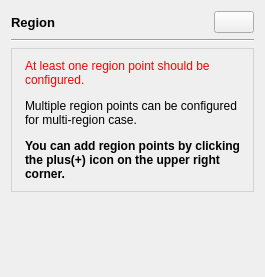
                 <widget class="QWidget" name="regionPage">
                  <layout class="QVBoxLayout" name="verticalLayout_26">
                   <item>
                    <widget class="QWidget" name="widget_33" native="true">
                     <layout class="QHBoxLayout" name="horizontalLayout_18">
                      <property name="leftMargin">
                       <number>0</number>
                      </property>
                      <property name="topMargin">
                       <number>0</number>
                      </property>
                      <property name="rightMargin">
                       <number>0</number>
                      </property>
                      <property name="bottomMargin">
                       <number>0</number>
                      </property>
                      <item>
                       <widget class="QLabel" name="label_38">
                        <property name="sizePolicy">
                         <sizepolicy hsizetype="Expanding" vsizetype="Preferred">
                          <horstretch>0</horstretch>
                          <verstretch>0</verstretch>
                         </sizepolicy>
                        </property>
                        <property name="font">
                         <font>
                          <pointsize>10</pointsize>
                          <bold>true</bold>
                         </font>
                        </property>
                        <property name="text">
                         <string>Region</string>
                        </property>
                       </widget>
                      </item>
                      <item>
                       <widget class="FlatPushButton" name="regionAdd">
                        <property name="text">
                         <string/>
                        </property>
                        <property name="icon">
                         <iconset resource="../../../resource.qrc">
                          <normaloff>:/icons/add-circle-outline.svg</normaloff>:/icons/add-circle-outline.svg</iconset>
                        </property>
                       </widget>
                      </item>
                     </layout>
                    </widget>
                   </item>
                   <item>
                    <widget class="Line" name="line_12">
                     <property name="orientation">
                      <enum>Qt::Orientation::Horizontal</enum>
                     </property>
                    </widget>
                   </item>
                   <item>
                    <widget class="QLabel" name="regionEmptyMessage">
                     <property name="styleSheet">
                      <string notr="true">padding: 10px; border: 1px solid LightGrey</string>
                     </property>
                     <property name="frameShape">
                      <enum>QFrame::Shape::NoFrame</enum>
                     </property>
                     <property name="text">
                      <string>&lt;html&gt;&lt;head/&gt;&lt;body&gt;&lt;p style=&quot; color:#ff0000;&quot;&gt;At least one region point should be configured.&lt;/p&gt;&lt;p&gt;Multiple region points can be configured for multi-region case.&lt;/p&gt;&lt;p style=&quot; font-weight: bold;&quot;&gt;You can add region points by clicking the plus(+) icon on the upper right corner.&lt;/p&gt;&lt;/body&gt;&lt;/html&gt;</string>
                     </property>
                     <property name="wordWrap">
                      <bool>true</bool>
                     </property>
                    </widget>
                   </item>
                   <item>
                    <widget class="QScrollArea" name="regionArea">
                     <property name="frameShape">
                      <enum>QFrame::Shape::NoFrame</enum>
                     </property>
                     <property name="horizontalScrollBarPolicy">
                      <enum>Qt::ScrollBarPolicy::ScrollBarAlwaysOff</enum>
                     </property>
                     <property name="widgetResizable">
                      <bool>true</bool>
                     </property>
                     <widget class="QWidget" name="regionList">
                      <property name="geometry">
                       <rect>
                        <x>0</x>
                        <y>0</y>
                        <width>100</width>
                        <height>30</height>
                       </rect>
                      </property>
                     </widget>
                    </widget>
                   </item>
                  </layout>
                 </widget>
